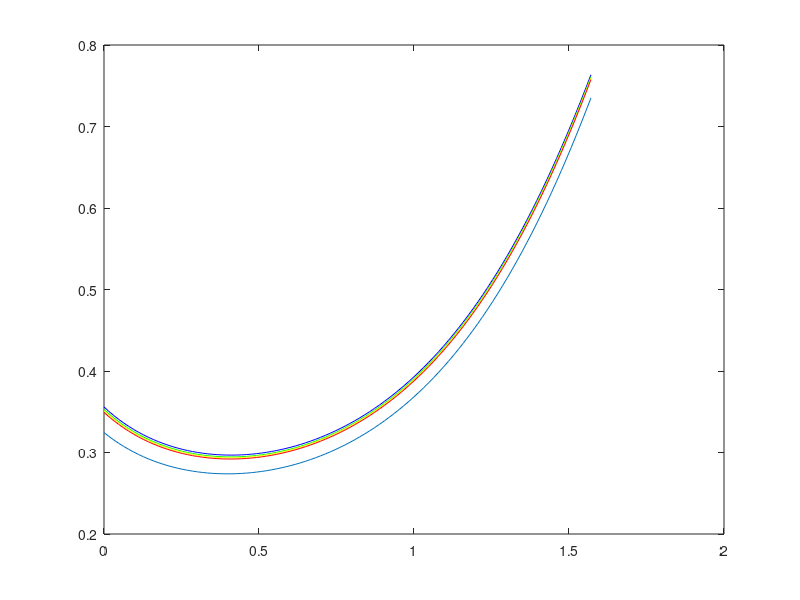

MATLAB code to generate this figure:

%% a uppgift
a = pi/6;
n = 1.5;

% härledd för hand + s211 i boken
d = @(x) x + asin(n.*sin(a - asin(sin(x)./n))) - a;

x = linspace(0, pi/2);
y = d(x);

plot(x,y)

%% b uppgift
% zinkdopat kronglas
a1 = 1.517;
a2 = 10.72;

% tungt flintglas
b1 = 1.653;
b2 = 10.27;

% beräkna brytningsindex
n = @(l) a1 + a2./l;
% dess våglängder kikar vi på
ls = [450 540 600 700];
% beräkna n för dessa
ns = n(ls)

% ny funktion där man kan ändra n
d1 = @(x, n) x + asin(n.*sin(a - asin(sin(x)./n))) - a;

y1 = d1(x, ns(1));
y2 = d1(x, ns(2));
y3 = d1(x, ns(3));
y4 = d1(x, ns(4));

hold on
plot(x, y1, 'b-')
plot(x, y2, 'g-')
plot(x, y3, 'y-')
plot(x, y4, 'r-')